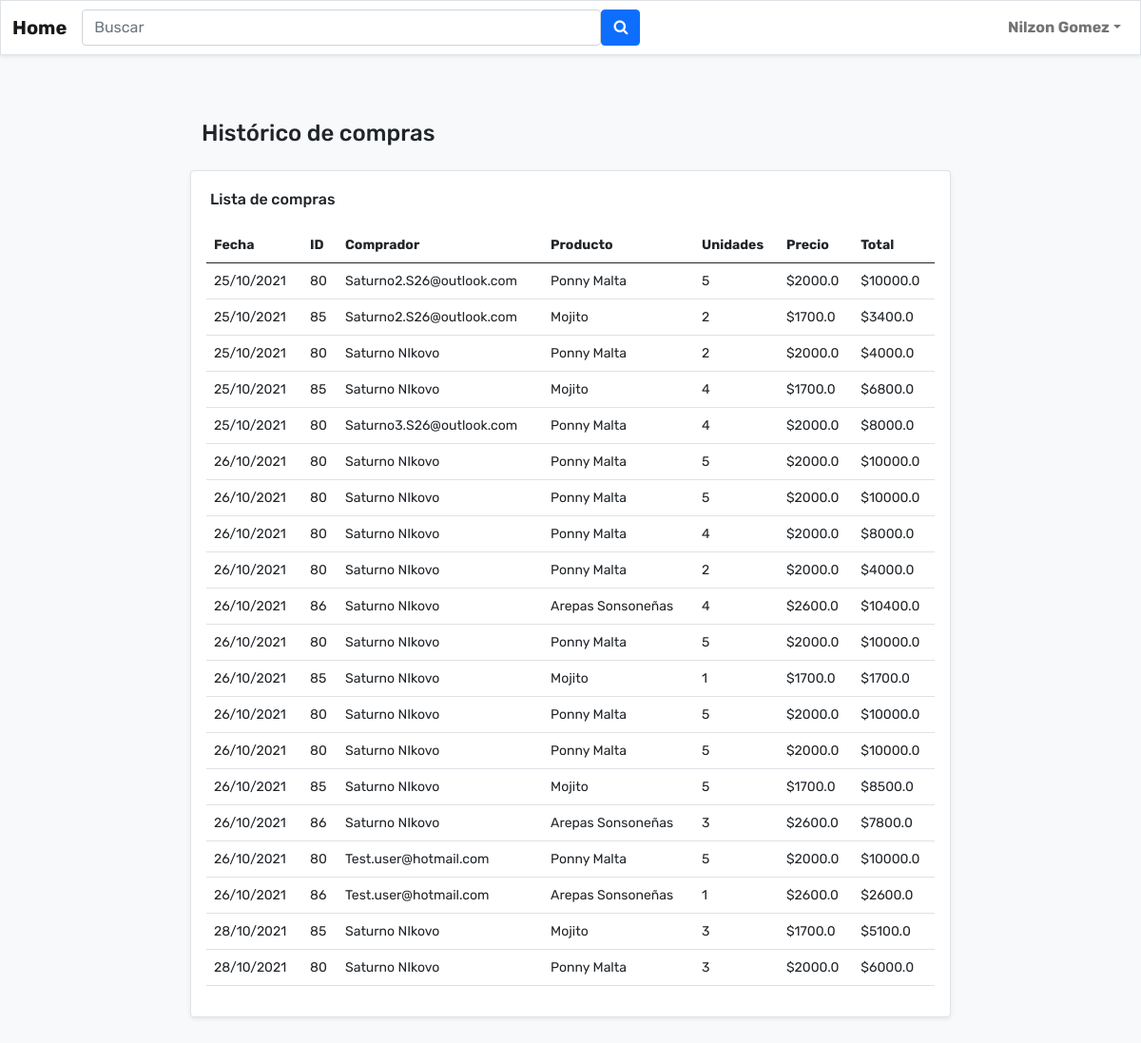
Screenshot of /billing (signed in) with the database file from the repository.
### tables this page shows
CREATE TABLE Car (caID INTEGER NOT NULL PRIMARY KEY AUTOINCREMENT, pID TEXT, uEmail TEXT NOT NULL, caAmount TEXT, caDate TEXT NOT NULL, caStatus BOOLEAN NOT NULL);

CREATE TABLE Product (pID INTEGER PRIMARY KEY AUTOINCREMENT NOT NULL, pName TEXT NOT NULL, pPrice DOUBLE NOT NULL, pAmount INT NOT NULL, pDescription TEXT NOT NULL, pColor TEXT NOT NULL, pDate TEXT NOT NULL);

CREATE TABLE User (uEmail TEXT PRIMARY KEY NOT NULL, uName TEXT NOT NULL, uLastname TEXT NOT NULL, uPhone TEXT NOT NULL, uPass TEXT NOT NULL, uDate TEXT NOT NULL, uProfile TEXT NOT NULL);

### app.py (the view, shortened to what this page needs)
@app.route('/billing', methods=('GET', 'POST'))
def billing():
    if 'user' in session and session['rol'] == "Superadministrador":
        if request.method == 'POST':
            a = request.form
            if 'search_bar' in a.keys():
                busqueda = request.form.get("search_bar")
                resultados = searchAPI.busqueda(busqueda)
                correo = session.get("user")
                usuario = dbUsuarios.consultarUsuarios(correo)
                username = nombreAPI.username(usuario[0][1], usuario[0][2])
                if len(resultados) == 0 or resultados == None:
                    busqueda_mensaje = "No se encontro el plato."
                    plato_informacion = []
                    return render_template("search_sadmin.html", productos_jinja=plato_informacion, heading=busqueda_mensaje, username=username)
                else:
                    plato_informacion = db.consultarProductosNombre(resultados[0])
                    return render_template("search_sadmin.html", productos_jinja=plato_informacion, heading="Estos son los resultados cercanos a la búsqueda realizada", username=username)
        elif request.method == 'GET':
            carritos = dbCar.carritoTodoID()
            correo = session.get("user")
            correo_consulta = dbUsuarios.consultarUsuarios(correo)
            usuario = dbUsuarios.consultarUsuarios(correo)
            username = nombreAPI.username(usuario[0][1], usuario[0][2])
            nombre = correo_consulta[0][1]
            historico = []
            print(carritos)
            for ID in carritos: #Saco informacion de carrito por carrito
                consulta = dbCar.carritoConsultar(ID[0])
                comprante = consulta[0][2]
                comprante = dbUsuarios.consultarUsuarios(comprante)
                if comprante == False:
                    cliente = consulta[0][2]
                else:
                    cliente = comprante[0][1]
                fecha_primero = dbCar.carritoConsultar(ID[0])
                fecha = fecha_primero[0][4]
                pIDs_car = dbCar.carritoIDs(ID[0]) #Saco los productos del carrito actual (iterante)
                if pIDs_car[0][0] == None: #Evaluo si el carrito actual esta vacio
                    continue
                else:
                    lista_intermedia = pIDs_car[0][0].split("-")
                    count = -1
                    for i in lista_intermedia: #Se lleva cada producto individual para asi juntarlo con la fecha
                        count += 1
                        Nombre = db.consultarProductos(i)
                        lista = []
                        lista.append(fecha)
                        lista.append(i)
                        lista.append(cliente)
                        lista.append(Nombre[0][1])
                        resultado_car = dbCar.carritoConsultar(ID[0])
                        resultado_info = db.consultarProductos(int(i))
                        pAmounts = resultado_car[0][3].split("-")
                        precio = resultado_info[0][2]
                        cantidad = pAmounts[count]
                        total = precio*float(cantidad)
                        lista.append(cantidad)
                        lista.append(precio)
                        lista.append(total)
                        historico.append(lista)
            print(historico)
            return render_template("billing_sadmin.html", variable_jinja=historico, username=username)

### connAPI.py (called while the page is built)
def conectar():
    dbname = "Plataforma.db"
    conn = sqlite3.connect(dbname)
    return conn

### db.py (called while the page is built)
def conectar():
    conn = connAPI.conectar()
    return conn

def consultarProductos(pID):
    try:
        conn = conectar()
        cursor = conn.execute("select * from Product WHERE pID=?;", (pID,))
        resultados = cursor.fetchall()
        conn.commit()
        conn.close()
        if len(resultados) == 0: #Retorna False si no encuentra el registro
            flag = False
            return flag
        return resultados
    except Error as error:
        print(error)
        return False

### dbCar.py (called while the page is built)
def conectar():
    conn = connAPI.conectar()
    return conn

def carritoConsultar(caID):
    try:
        conn = conectar()
        cursor = conn.execute("select * from Car WHERE caID=?;", (caID,))
        resultados = cursor.fetchall()
        conn.commit()
        conn.close()
        print("Query enviado")
        if len(resultados) == 0: #Retorna False si no encuentra el registro
            flag = False
            return flag
        return resultados
    except Error as error:
        print(error)
        return False

def carritoIDs(caID):
    try:
        conn = conectar()
        cursor = conn.execute("select pID from Car WHERE caID=?;", (caID,))
        resultados = cursor.fetchall()
        conn.commit()
        conn.close()
        return resultados
    except Error as error:
        print(error)
        return False

def carritoTodoID():
    try:
        conn = conectar()
        cursor = conn.execute("select caID from Car;")
        resultados = cursor.fetchall()
        conn.commit()
        conn.close()
        if len(resultados) == 0: #Retorna False si no encuentra el registro
            flag = False
            return flag
        return resultados
    except Error as error:
        print(error)
        return False

### dbUsuarios.py (called while the page is built)
def conectar():
    conn = connAPI.conectar()
    return conn

def consultarUsuarios(uEmail):
    try:
        conn = conectar()
        cursor = conn.execute("select * from User WHERE uEmail=?;", (uEmail,))
        resultados = cursor.fetchall()
        conn.commit()
        conn.close()
        if len(resultados) == 0: #No encontro el registro y envia un booleano
            flag = False
            return flag
        else: #Encontro el registro y envia una lista
            return resultados
    except Error as error:
        print(error)
        return False

### templates/billing_sadmin.html (shortened to what this page needs)
<!DOCTYPE html>
<html lang="en">
<head>
    <link rel="stylesheet" href="../static/assets/bootstrap/css/bootstrap.min.css">
    <link rel="stylesheet" href="../static/assets/css/FontAwesome.css">
    <link rel="stylesheet" href="../static/assets/fonts/font-awesome.min.css">
    <link rel="stylesheet" href="../static/assets/css/styles.css">
</head>
<body style="background: var(--bs-light);">
    <nav class="navbar navbar-light navbar-expand-md border rounded-0 shadow-sm" style="font-weight: bold;background: #ffffff;">
        <div class="container-fluid">
            <a class="navbar-brand" href="{{ url_for('home') }}">Home</a>
            <form action="/home" method="post" class="d-flex d-md-flex align-items-center align-items-md-center" name="search" id="search" style="width: 50%;">
                <input class="form-control" type="text" id="search_bar" name="search_bar" placeholder="Buscar" style="transform: translateX(0px);width: 100%;"/>
                <button class="btn btn-primary" id="search_product" type="submit">
                    <i class="fa fa-search"></i>
                </button>
            </form>
            <div class="collapse navbar-collapse d-md-flex d-lg-flex d-xl-flex justify-content-md-end justify-content-lg-end justify-content-xl-end" id="navcol">
                <ul class="navbar-nav d-xl-flex">
                    <li class="nav-item">
                        <div class="nav-item dropdown"><a class="dropdown-toggle d-xxl-flex justify-content-xxl-center align-items-xxl-center nav-link" aria-expanded="false" data-bs-toggle="dropdown" href="#">{{ username }}</a>
                        </div>
                    </li>
                </ul>
            </div>
        </div>
    </nav>
    <div class="container" style="max-width: 70%;margin-top: 36px;padding-bottom: 12px;padding-top: 12px;margin-bottom: 16px;">
        <div style="margin: 8px;padding: 4px;">
            <h4 style="margin-left: 8px;margin-top: 8px;margin-right: 8px;">Histórico de compras</h4>
        </div>
        <div class="border rounded shadow-sm" style="margin: 8px;padding: 4px;background: #ffffff;margin-top: 12px;">
            <h6 style="margin: 8px;margin-left: 8px;margin-top: 8px;margin-right: 8px;margin-bottom: 8px;padding: 8px;">Lista de compras</h6>
            <div style="margin: 8px;padding: 4px;">
                <div class="table-responsive" id="table_billing" style="max-width: 100%;font-size: 14px;">
                    <table class="table">
                        <thead>
                            <tr>
                                <th>Fecha</th>
                                <th>ID</th>
                                <th>Comprador</th>
                                <th>Producto</th>
                                <th>Unidades</th>
                                <th>Precio</th>
                                <th>Total</th>
                            </tr>
                        </thead>
                        <tbody>
                            {% for dict_item in variable_jinja %}
                            <tr>
                                <td>{{ dict_item[0] }}</td>
                                <td>{{ dict_item[1] }}</td>
                                <td>{{ dict_item[2] }}</td>
                                <td>{{ dict_item[3] }}</td>
                                <td>{{ dict_item [4] }}</td>
                                <td>${{ dict_item [5] }}</td>
                                <td>${{ dict_item [6] }}</td>
                            </tr>
                            {% endfor %}
                        </tbody>
                    </table>
                </div>
            </div>
        </div>
    </div>
</body>
</html>

### static/assets/css/styles.css (style rules this page uses)
body { margin: 0; font-family: 'Rubik'; font-size: var(--bs-body-font-size); font-weight: var(--bs-body-font-weight); line-height: var(--bs-body-line-height); color: var(--bs-body-color); text-align: var(--bs-body-text-align); background-color: var(--bs-body-bg); -webkit-text-size-adjust: 100%; -webkit-tap-highlight-color: transparent; }
a { color: #0d6efd; text-decoration: none; }

### rows the page displays
Car: caDate "25/10/2021" "25/10/2021", uEmail "Saturno2.S26@outlook.com" "Saturno2.S26@outlook.com"
Product: pName "Ponny Malta" "Ponny Malta" "Ponny Malta" "Ponny Malta" "Ponny Malta" "Ponny Malta" "Ponny Malta" "Ponny Malta" "Ponny Malta" "Ponny Malta" "Ponny Malta" "Ponny Malta", pPrice "2000.0" "2000.0" "2000.0" "2000.0" "2000.0" "2000.0" "2000.0" "2000.0" "2000.0" "2000.0" "2000.0" "2000.0"
Product: pName "Mojito" "Mojito" "Mojito" "Mojito" "Mojito", pPrice "1700.0" "1700.0" "1700.0" "1700.0" "1700.0"
Car: caDate "25/10/2021" "25/10/2021"
User: uName "Saturno NIkovo" "Saturno NIkovo" "Saturno NIkovo" "Saturno NIkovo" "Saturno NIkovo" "Saturno NIkovo" "Saturno NIkovo" "Saturno NIkovo" "Saturno NIkovo" "Saturno NIkovo" "Saturno NIkovo" "Saturno NIkovo" "Saturno NIkovo" "Saturno NIkovo" "Saturno NIkovo"
Car: caDate "25/10/2021", pID "80", uEmail "Saturno3.S26@outlook.com"
Car: caDate "26/10/2021", pID "80"
Car: caDate "26/10/2021", pID "80"
Car: caDate "26/10/2021", pID "80"
Car: caDate "26/10/2021" "26/10/2021"
Product: pName "Arepas Sonsoneñas" "Arepas Sonsoneñas" "Arepas Sonsoneñas", pPrice "2600.0" "2600.0" "2600.0"
Car: caDate "26/10/2021" "26/10/2021"
Car: caDate "26/10/2021", pID "80"
Car: caDate "26/10/2021", pID "80"
Car: caDate "26/10/2021", pID "85"
Car: caDate "26/10/2021", pID "86"
Car: caDate "26/10/2021", pID "80", uEmail "Test.user@hotmail.com"
Car: caDate "26/10/2021", pID "86", uEmail "Test.user@hotmail.com"
Car: caDate "28/10/2021" "28/10/2021"

### other values shown
{{ username }} "Nilzon Gomez"
{{ dict_item[1] }} "80" "85" "80" "85" "80" "86" "80" "85" "85" "80"
{{ dict_item [4] }} "5" "2" "2" "4" "4" "5" "5" "4" "2" "4" "5" "1" "5" "5" "5" "3" "5" "1" "3" "3"
{{ dict_item [6] }} "10000.0" "3400.0" "4000.0" "6800.0" "8000.0" "10000.0" "10000.0" "8000.0" "4000.0" "10400.0" "10000.0" "1700.0" "10000.0" "10000.0" "8500.0" "7800.0" "10000.0" "2600.0" "5100.0" "6000.0"
